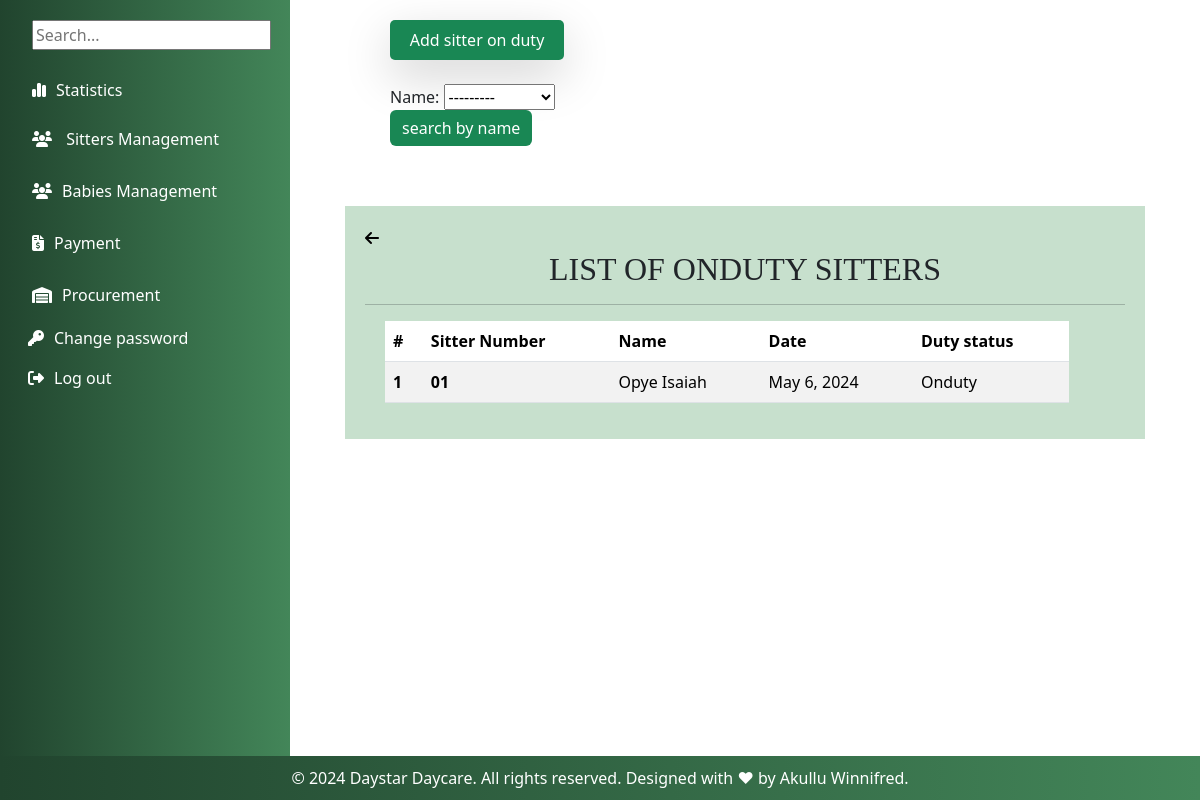
Before: /onduty/ (signed in) with the older database file.
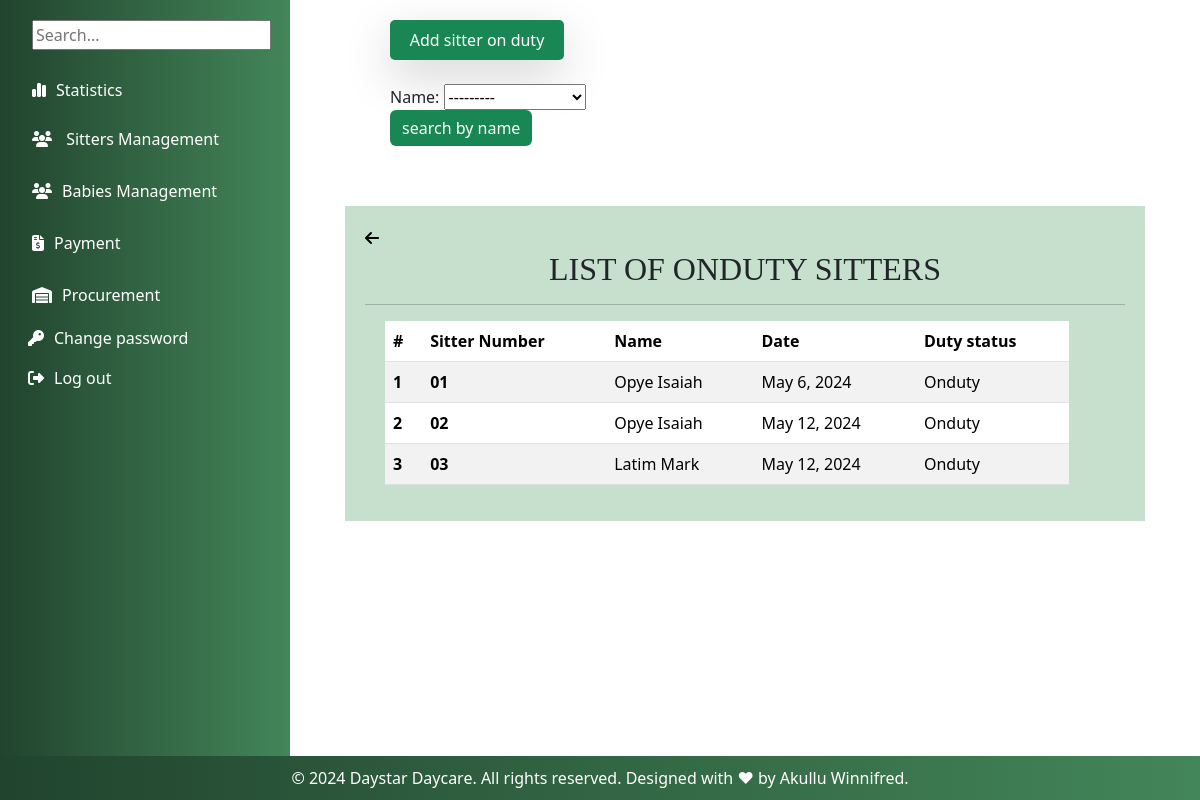
After: the same page with the newer database file.
### myapp/models.py (models this page shows, shortened)
class BabySitterattendance(models.Model):
    sitter_Number = models.CharField(max_length=200,unique=True)
    name = models.ForeignKey(BabySitter, on_delete=models.CASCADE)
    date = models.DateField(default=timezone.now)
    attendance_status = models.CharField(max_length=10,default= 'Onduty')

class BabySitter(models.Model):
    GENDER_CHOICES = (
         ('male', 'Male'),
        ('female', 'Female'),
     )
    name = models.CharField(max_length=200,validators=[validate_letters])
    gender = models.CharField(max_length=10,choices=GENDER_CHOICES)
    location = models.CharField(max_length=10, default='kabalagala')
    Date_Of_Birth = models.DateField(default=timezone.now)
    NIN = models.CharField(max_length=14,validators=[validate_NIN_length])
    Religion = models.CharField(max_length=30, null=True, blank=True,verbose_name="Religion(optional)")
    Level_Of_Education = models.CharField(max_length=200,choices=(
        ('Certificate', 'Certificate'),
        ('Diploma', 'Diploma'),
        ('Degree', 'Degree'),
        ('Others', 'Others'),
    ))
    Contact = models.CharField(max_length=10,validators=[validate_contact_length])
    Sitter_Number = models.CharField(max_length=200,unique=True,blank=False, null=True)
    Next_Of_Kin = models.CharField(max_length=200,validators=[validate_letters])
    Recommenders_Name = models.CharField(max_length=200,validators=[validate_letters])
    Recommenders_Contact = models.CharField(max_length=10,validators=[validate_contact_length])
    def __str__(self):
        return self.name

### myapp/views.py (the view)
# urls.py: path("onduty/",views.onduty,name="onduty"),
@login_required
def onduty(request):
    sitters = BabySitterattendance.objects.all().order_by('id')
    sitterarrival=Sitter_arrivalFilter(request.GET,queryset=sitters)
    sitters = sitterarrival.qs
    return render(request,'sitters/onduty.html',{'sitters':sitters,'sitterarrival':sitterarrival})

### myapp/templates/sitters/onduty.html (shortened to what this page needs)
{% extends 'base.html' %}
{% block content %}
<button class="p-2 bg-teal-500 rounded-lg shadow-lg bg bg-success"
style="margin-left: 80px; border-radius: 5px; border: #B4BDFF; width: 20%; height: 5%; color: white;"> Add sitter on duty</a></button><br><br>
    <form method="GET" style="margin-left: 80px;">
      {{ sitterarrival.form }}
      <input type="submit" value = "search by name" class="btn btn-primary bg bg-success" style="border: none;">
      </form>
<div class="container">
  <div>
    <a href="{% url 'onduty' %}"> <i class="fa-solid fa-arrow-left" style="color: black;"></i></a>
   </div>
  <h2>LIST OF ONDUTY SITTERS</h2><hr>
<table class="table table-striped" style="width: 90%; margin-left: 20px;" >
    <thead>
      <tr>
        <th scope="col">#</th>
        <th scope="col">Sitter Number</th>
        <th scope="col">Name</th>
        <th scope="col">Date</th>
        <th scope="col">Duty status</th>
      </tr>
    </thead>
    <tbody>
        {% for each in sitters %}
      <tr>
        <th scope="row">{{ each.id }}</th>
        <th>{{ each.sitter_Number }}</th>
        <td>{{ each.name }}</td>
        <td>{{ each.date }}</td>
        <td>{{ each.attendance_status }}</td>
      </tr>
      {% endfor %}
    </tbody>
  </table>
</div>
{% endblock %}

Changed rows visible on the page:
added BabySitterattendance: id "2", sitter_Number "02", name "Opye Isaiah", date "May 12, 2024", attendance_status "Onduty"
added BabySitterattendance: id "3", sitter_Number "03", name "Latim Mark", date "May 12, 2024", attendance_status "Onduty"
